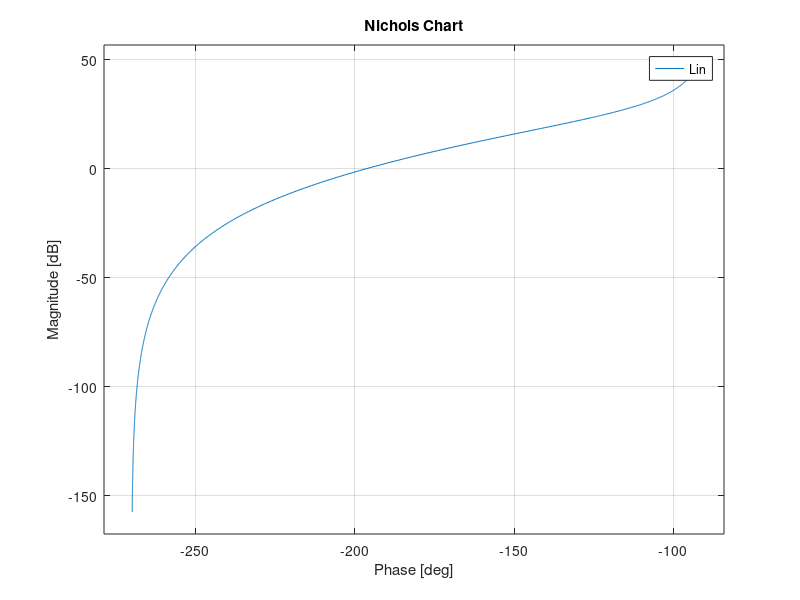

The MATLAB script that drew this image: (Note: this script raises an error after producing the figure.)
s=tf('s');
Gp=25/(s^3+3.3*s^2+2*s);
Ga=0.095;
Da0=5.5*10^-3;
ap=2*10^-2;
as=10^-1;
wp=0.02;
ws=40;
Gs=1;
Kd=1;

pole(Gp);
Kp=25/2;
Gf=1/(Kd*Gs);

R0=1;


Kc1=abs(Kd^2*R0/(Kp*Ga*1.5*10^-1));
Kc2=abs(Da0/(Gs*Gf*Ga*1.5*10^-2));

MSLF=5*10^-4/ap;
MSLFdb=20*log10(MSLF);
wl=wp*10^(-MSLFdb/40);

MTHF=5*10^-4*Gs/as;
MTHFdb=20*log10(MTHF);
wh=ws*10^(MTHFdb/40);

tr=3;
ts=12;
alpha=0.05;

smorz=abs(log(0.1)/(sqrt(pi^2+(log(0.1)^2))));
Sp=2*smorz*sqrt(2+4*smorz^2+2*sqrt(1+8*smorz^2))/(sqrt(1+8*smorz^2)+4*smorz^2-1);
Tp=1/(2*smorz*sqrt(1-smorz^2));
wtr=(pi-acos(smorz))*sqrt(sqrt(1+4*smorz^4)-2*smorz^2)/(tr*sqrt(1-smorz^2));
wts=(-log(alpha)*sqrt(sqrt(1+4*smorz^4)-2*smorz^2))/(ts*smorz);

Kc=5.65;
Gc=Kc;

Lin=minreal(zpk(Gc*Ga*Gp*Gs*Gf));
% 
% figure(1)
% bode(Lin)
% hold on
% 
% [num,den] = tfdata(Lin,'v');
% figure(2)
% nyquist1(num,den)
% hold on

figure(1)
nichols(Lin)
hold on

figure(1)
myngridst(Tp,Sp)
hold on

wcdes=0.9;
wnormd=1.2;
zd=wcdes/wnormd;
md=16;
Rd=(1+s/zd)/(1+s/(md*zd));

Gc=Gc*Rd;

Lin=minreal(zpk(Gc*Ga*Gp*Gs*Gf));
figure(1)
nichols(Lin)
hold on

wnormi=100;
pi=wcdes/wnormi;
mi=10^(17.2/20);
Ri=(1+s/(mi*pi))/(1+s/(pi));

Gc=Gc*Ri;

Lfin=minreal(zpk(Gc*Ga*Gp*Gs*Gf));
figure(1)
nichols(Lfin)
hold on


time=[0:tr/100:20];
T=Lfin/(1+Lfin);

figure(2)
step(T/(Gf*Gs),time)
hold on


MTHFdb
[mgt,pht]=bode(T,40);
20*log10(mgt)

S=1/(Lfin+1);

MSLFdb
[mgs,phs]=bode(S,0.02);
20*log10(mgs)

0.1/wcdes;